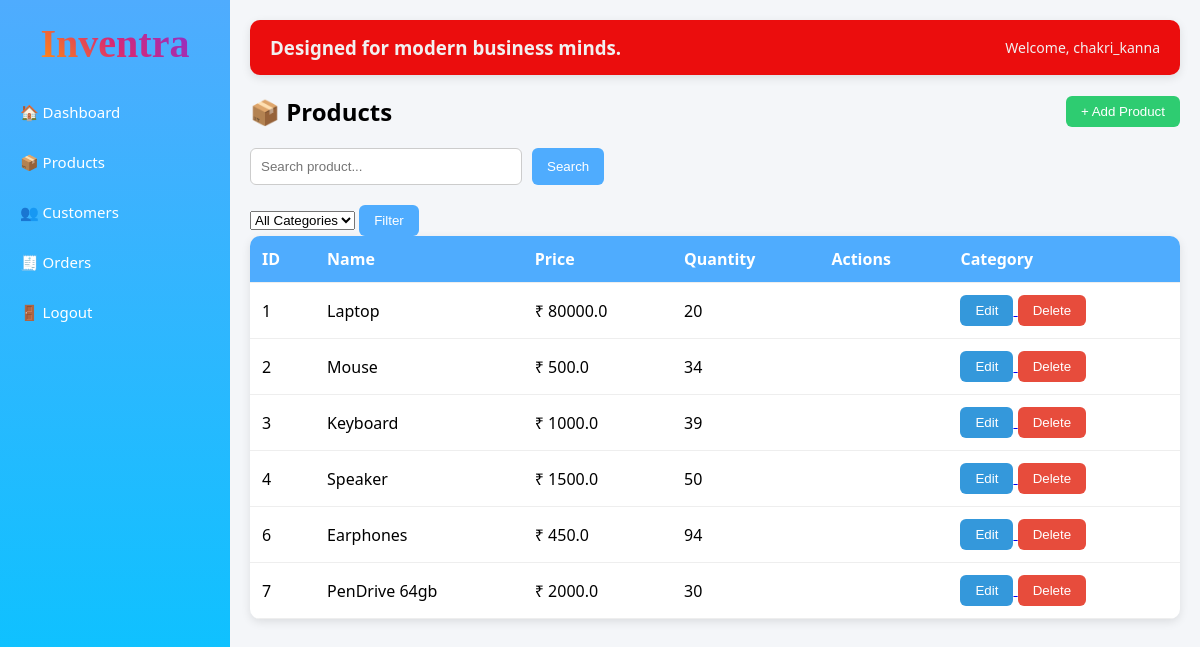
Screenshot of /products/ (signed in) with the database file from the repository.
### products/models.py (models this page shows, shortened)
class Product(models.Model):
    name = models.CharField(max_length=100)
    price = models.IntegerField()
    quantity = models.IntegerField()

### products/views.py (the view)
# urls.py: path('',views.product_list,name='product_list'),
def product_list(request):
    search = request.GET.get('search')
    if search:
        products = Product.objects.filter(name__icontains=search)
    else:
        products = Product.objects.all()
    return render(request,'products/products_list.html',{'products':products})

### templates/products/products_list.html (shortened to what this page needs)
{% extends "base.html" %}
{% block content %}
<div style="display:flex; justify-content:space-between; align-items:center; margin-bottom:20px;">
    <h2 style="margin:0;">📦 Products</h2>
    <a href="/products/add/">
        <button style="background:#2ecc71;">+ Add Product</button>
    </a>
</div>
<form method="GET" style="margin-bottom:20px; display:flex; gap:10px;">
    <input type="text" name="search" placeholder="Search product..."
           style="padding:10px; width:250px; border-radius:6px; border:1px solid #ccc;">
    <button type="submit">Search</button>
</form>
<form method="GET">
    <select name="category">
        <option value="">All Categories</option>
    </select>
    <button type="submit">Filter</button>
</form>
<table>
<tr>
    <th>ID</th>
    <th>Name</th>
    <th>Price</th>
    <th>Quantity</th>
    <th>Actions</th>
    <th>Category</th>
</tr>
{% for product in products %}
<tr>
    <td>{{ product.id }}</td>
    <td>{{ product.name }}</td>
    <td>₹ {{ product.price }}</td>
    <td>{{ product.quantity }}</td>
    <td>{{ product.category.name }}</td>
    <td>
        <a href="{% url 'edit_product' product.id %}">
            <button style="background:#3498db;">Edit</button>
        </a>
        <a href="{% url 'delete_product' product.id %}">
            <button style="background:#e74c3c;">Delete</button>
        </a>
    </td>
</tr>
{% empty %}
<tr>
    <td colspan="5" style="text-align:center; padding:20px; color:gray;">
        No products found
    </td>
</tr>
{% endfor %}
</table>
{% endblock %}

### templates/base.html (shortened to what this page needs)
<!DOCTYPE html>
<html>
<head>
</head>
<body>
<div class="sidebar">
<h2>Inventra</h2>
<a href="/dashboard/">🏠 Dashboard</a>
<a href="/products/">📦 Products</a>
<a href="/customers/">👥 Customers</a>
<a href="/orders/">🧾 Orders</a>
<a href="{% url 'logout' %}">🚪 Logout</a>
</div>
<div class="main">
<div class="topbar">
<h3>Designed for modern business minds.</h3>
<span>Welcome, {{ request.user.username }}</span>
</div>
<div class="content">
    {% block content %}
    {% endblock %}
</div>
</div>
</body>
</html>

### templates/base.html (style rules this page uses)
body { margin:0; font-family: 'Segoe UI', Tahoma, Geneva, Verdana, sans-serif; background:#f4f6f9; }
.sidebar { width:230px; height:100vh; background: linear-gradient(180deg, #4facfe, #00c6ff); position:fixed; color:white; display:flex; flex-direction:column; }
.sidebar h2 { text-align:center; padding:20px 10px; margin:0; font-family: 'Billabong', cursive; font-size: 40px; background: linear-gradient( 45deg, #feda75, #fa7e1e, #d62976, #962fbf, #4f5bd5 ); -webkit-background-clip: text; -webkit-text-fill-color: transparent; }
.sidebar a { padding:15px 20px; color:white; text-decoration:none; font-size:15px; transition:0.3s; }
.main { margin-left:230px; padding:20px; }
.topbar { background:rgb(235, 13, 13); padding:15px 20px; border-radius:10px; box-shadow:0 3px 10px rgba(0,0,0,0.1); display:flex; justify-content:space-between; align-items:center; }
.topbar h3 { margin:0; color:#f1f0f0; font-weight: bold; }
.topbar span { color:#f1f0f0; font-size:14px; }
.content { margin-top:20px; }
table { width:100%; border-collapse:collapse; background:white; border-radius:10px; overflow:hidden; box-shadow:0 3px 10px rgba(0,0,0,0.1); }
table th { background:#4facfe; color:white; }
table th, table td { padding:12px; border-bottom:1px solid #eee; text-align:left; }
button { background:#4facfe; color:white; border:none; padding:8px 15px; border-radius:6px; cursor:pointer; transition:0.3s; }

### rows the page displays
Product: id "1", name "Laptop", price "80000.0", quantity "20"
Product: id "2", name "Mouse", price "500.0", quantity "34"
Product: id "3", name "Keyboard", price "1000.0", quantity "39"
Product: id "4", name "Speaker", price "1500.0", quantity "50"
Product: id "6", name "Earphones", price "450.0", quantity "94"
Product: id "7", name "PenDrive 64gb", price "2000.0", quantity "30"

### other values shown
{{ request.user.username }} "chakri_kanna"
